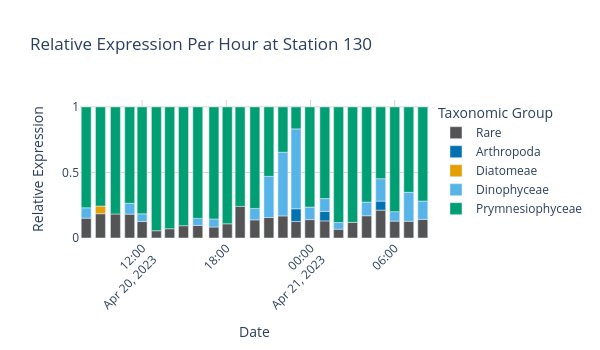

The cell this chart's notebook holds for it:
### Code cell
# Filter data based on TPM and p_ident thresholds
filtered_data = data_130[(data_130['p_ident'] >= 0.75)]

# Group by taxonomic level and sample, then sum TPM
grouped_df = filtered_data.groupby(['Taxogroup2_UniEuk', 'Date'])['TPM'].sum().reset_index()

grouped_df.head()
# Normalize TPM sums to get relative expression per hour
total_tpm_per_hour = grouped_df.groupby('Date')['TPM'].transform('sum')
grouped_df['rel_expression_per_hour'] = grouped_df['TPM'] / total_tpm_per_hour

# Combine low-abundant groups into a single 'Rare' category
threshold = 0.05
grouped_df.loc[grouped_df['rel_expression_per_hour'] <= threshold, 'Taxogroup2_UniEuk'] = 'Rare'

# Combine 'core-Noctilucales' and 'Dinophyceae'
grouped_df['Taxogroup2_UniEuk'] = grouped_df['Taxogroup2_UniEuk'].replace({'core-Noctilucales': 'Dinophyceae'})

# Remove categories with no expression
grouped_df = grouped_df[grouped_df['rel_expression_per_hour'] > 0]

# Group once more to combine Rares
grouped_df = grouped_df.groupby(['Taxogroup2_UniEuk', 'Date'])['rel_expression_per_hour'].sum().reset_index()


# Plot
fig = px.bar(grouped_df, 
            x='Date', 
            y='rel_expression_per_hour', 
            color='Taxogroup2_UniEuk',
            title='Relative Expression Per Hour at Station 130',
            category_orders={"Taxogroup2_UniEuk": ['Rare', 'Arthropoda', 'Acantharea', 'Ctenophora', 'Diatomeae', 'Dinophyceae', 
                                                    'Florideophyceae','Odontella', 'Phaeodarea', 'Prymnesiophyceae',
                                                    'Spirotrichea', 'Vertebrata']},
            color_discrete_map=color_discrete_map
            )

fig.update_layout(
    width=600,
    height=350,
    xaxis_title='Date',
    yaxis_title='Relative Expression',
    xaxis_tickangle=-45,
    legend_title='Taxonomic Group',
    plot_bgcolor='white',
    # Add gridlines
    xaxis=dict(showgrid=True, gridcolor='lightgray'),
    yaxis=dict(showgrid=True, gridcolor='lightgray')
)

# Save the figure
filename_base = "../figures/metatranscriptomics/130_relative_expression_per_hour"
fig.write_image(filename_base + ".png", scale=1)
fig.write_image(filename_base + ".svg", scale=1)

fig.show()

### Figure 1 — Plotly figure (JSON) as saved in the notebook; plotly's stock layout.template omitted (floating-point values rounded to 4 significant figures)
{"data": [{"hovertemplate": "Taxogroup2_UniEuk=Rare<br>Date=%{x}<br>rel_expression_per_hour=%{y}<extra></extra>", "legendgroup": "Rare", "marker": {"color": "#545454", "pattern": {"shape": ""}}, "name": "Rare", "orientation": "v", "showlegend": true, "textposition": "auto", "type": "bar", "x": ["2023-04-20T08:01:00.000000000", "2023-04-20T09:02:00.000000000", "2023-04-20T10:06:00.000000000", "2023-04-20T11:07:00.000000000", "2023-04-20T12:00:00.000000000", "2023-04-20T13:01:00.000000000", "2023-04-20T13:58:00.000000000", "2023-04-20T14:57:00.000000000", "2023-04-20T15:58:00.000000000", "2023-04-20T17:07:00.000000000", "2023-04-20T18:04:00.000000000", "2023-04-20T18:59:00.000000000", "2023-04-20T20:02:00.000000000", "2023-04-20T21:02:00.000000000", "2023-04-20T22:02:00.000000000", "2023-04-20T22:58:00.000000000", "2023-04-20T23:57:00.000000000", "2023-04-21T01:01:00.000000000", "2023-04-21T02:00:00.000000000", "2023-04-21T03:00:00.000000000", "2023-04-21T04:00:00.000000000", "2023-04-21T05:00:00.000000000", "2023-04-21T06:00:00.000000000", "2023-04-21T07:00:00.000000000", "2023-04-21T08:00:00.000000000"], "xaxis": "x", "y": [0.1513, 0.1854, 0.1831, 0.1818, 0.1255, 0.05558, 0.0708, 0.09375, 0.09589, 0.08377, 0.1083, 0.241, 0.1383, 0.1565, 0.1684, 0.1262, 0.1403, 0.1304, 0.06727, 0.1192, 0.17, 0.2125, 0.1287, 0.1275, 0.1421], "yaxis": "y"}, {"hovertemplate": "Taxogroup2_UniEuk=Arthropoda<br>Date=%{x}<br>rel_expression_per_hour=%{y}<extra></extra>", "legendgroup": "Arthropoda", "marker": {"color": "#0072B2", "pattern": {"shape": ""}}, "name": "Arthropoda", "orientation": "v", "showlegend": true, "textposition": "auto", "type": "bar", "x": ["2023-04-20T22:58:00.000000000", "2023-04-21T01:01:00.000000000", "2023-04-21T05:00:00.000000000"], "xaxis": "x", "y": [0.09701, 0.07191, 0.06891], "yaxis": "y"}, {"hovertemplate": "Taxogroup2_UniEuk=Diatomeae<br>Date=%{x}<br>rel_expression_per_hour=%{y}<extra></extra>", "legendgroup": "Diatomeae", "marker": {"color": "#E69F00", "pattern": {"shape": ""}}, "name": "Diatomeae", "orientation": "v", "showlegend": true, "textposition": "auto", "type": "bar", "x": ["2023-04-20T09:02:00.000000000"], "xaxis": "x", "y": [0.05808], "yaxis": "y"}, {"hovertemplate": "Taxogroup2_UniEuk=Dinophyceae<br>Date=%{x}<br>rel_expression_per_hour=%{y}<extra></extra>", "legendgroup": "Dinophyceae", "marker": {"color": "#56B4E9", "pattern": {"shape": ""}}, "name": "Dinophyceae", "orientation": "v", "showlegend": true, "textposition": "auto", "type": "bar", "x": ["2023-04-20T08:01:00.000000000", "2023-04-20T11:07:00.000000000", "2023-04-20T12:00:00.000000000", "2023-04-20T15:58:00.000000000", "2023-04-20T17:07:00.000000000", "2023-04-20T20:02:00.000000000", "2023-04-20T21:02:00.000000000", "2023-04-20T22:02:00.000000000", "2023-04-20T22:58:00.000000000", "2023-04-20T23:57:00.000000000", "2023-04-21T01:01:00.000000000", "2023-04-21T02:00:00.000000000", "2023-04-21T04:00:00.000000000", "2023-04-21T05:00:00.000000000", "2023-04-21T06:00:00.000000000", "2023-04-21T07:00:00.000000000", "2023-04-21T08:00:00.000000000"], "xaxis": "x", "y": [0.07908, 0.08296, 0.05891, 0.05362, 0.06131, 0.0872, 0.3138, 0.486, 0.6092, 0.09544, 0.09825, 0.05051, 0.1039, 0.171, 0.07235, 0.2207, 0.1398], "yaxis": "y"}, {"hovertemplate": "Taxogroup2_UniEuk=Prymnesiophyceae<br>Date=%{x}<br>rel_expression_per_hour=%{y}<extra></extra>", "legendgroup": "Prymnesiophyceae", "marker": {"color": "#009E73", "pattern": {"shape": ""}}, "name": "Prymnesiophyceae", "orientation": "v", "showlegend": true, "textposition": "auto", "type": "bar", "x": ["2023-04-20T08:01:00.000000000", "2023-04-20T09:02:00.000000000", "2023-04-20T10:06:00.000000000", "2023-04-20T11:07:00.000000000", "2023-04-20T12:00:00.000000000", "2023-04-20T13:01:00.000000000", "2023-04-20T13:58:00.000000000", "2023-04-20T14:57:00.000000000", "2023-04-20T15:58:00.000000000", "2023-04-20T17:07:00.000000000", "2023-04-20T18:04:00.000000000", "2023-04-20T18:59:00.000000000", "2023-04-20T20:02:00.000000000", "2023-04-20T21:02:00.000000000", "2023-04-20T22:02:00.000000000", "2023-04-20T22:58:00.000000000", "2023-04-20T23:57:00.000000000", "2023-04-21T01:01:00.000000000", "2023-04-21T02:00:00.000000000", "2023-04-21T03:00:00.000000000", "2023-04-21T04:00:00.000000000", "2023-04-21T05:00:00.000000000", "2023-04-21T06:00:00.000000000", "2023-04-21T07:00:00.000000000", "2023-04-21T08:00:00.000000000"], "xaxis": "x", "y": [0.7697, 0.7565, 0.8169, 0.7353, 0.8156, 0.9444, 0.9292, 0.9062, 0.8505, 0.8549, 0.8917, 0.759, 0.7745, 0.5298, 0.3456, 0.1676, 0.7642, 0.6994, 0.8822, 0.8808, 0.7261, 0.5476, 0.7989, 0.6518, 0.718], "yaxis": "y"}], "layout": {"barmode": "relative", "height": 350, "legend": {"title": {"text": "Taxonomic Group"}, "tracegroupgap": 0}, "plot_bgcolor": "white", "title": {"text": "Relative Expression Per Hour at Station 130"}, "width": 600, "xaxis": {"anchor": "y", "domain": [0, 1], "gridcolor": "lightgray", "showgrid": true, "tickangle": -45, "title": {"text": "Date"}}, "yaxis": {"anchor": "x", "domain": [0, 1], "gridcolor": "lightgray", "showgrid": true, "title": {"text": "Relative Expression"}}}}
